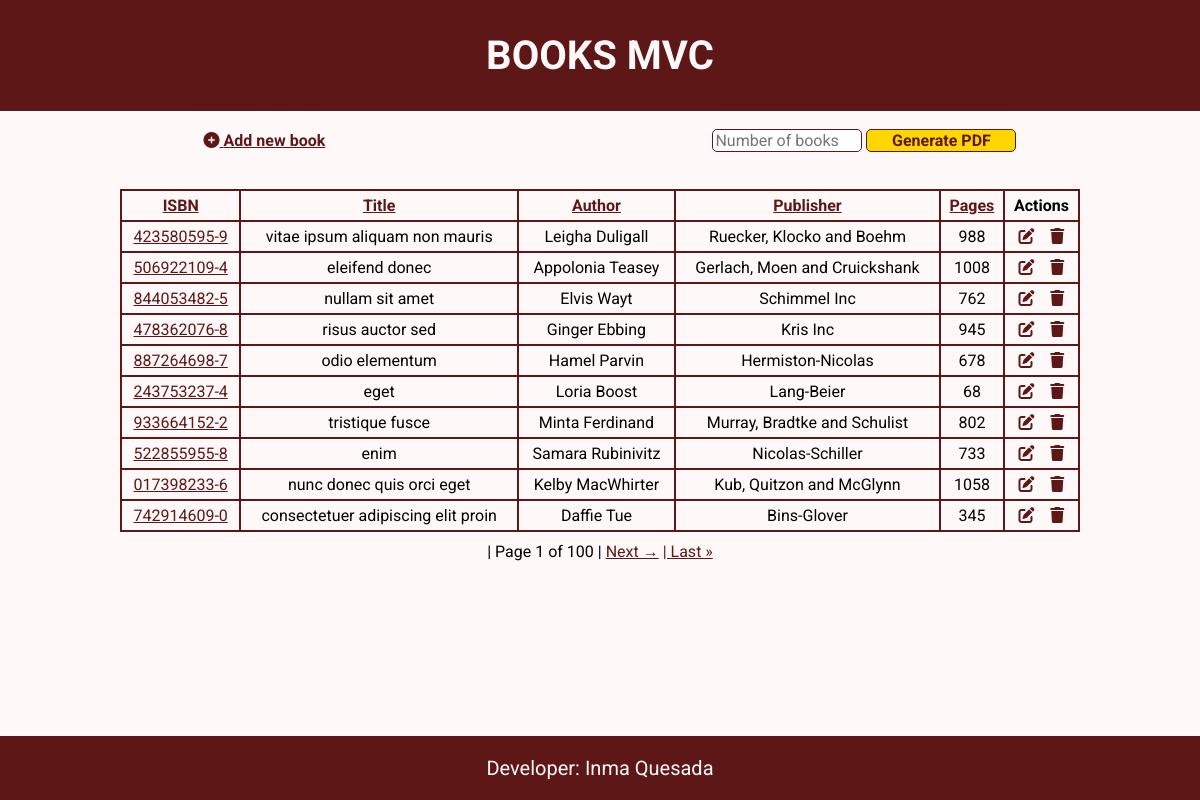
The page / on the database its author committed.
### tables this page shows
create table books (
	id INT AUTO_INCREMENT PRIMARY KEY,
	isbn VARCHAR(50),
	title TEXT,
	author VARCHAR(50),
	publisher VARCHAR(50),
	pages INT
);

### index.php (called while the page is built)
<?php
require_once 'controller/BooksController.php';
$controller = new BooksController();
$controller->handleRequest();

### model/Database.php (called while the page is built, shortened)
<?php
class Database
{
    private static $dbName = 'books_mvc';
    private static $dbHost = 'localhost';
    private static $dbUsername = 'root';
    private static $dbUserPassword = 'root';
    private static $conn = null;
    public static function connect()
    {
        if (null == self::$conn) {
            try {
                self::$conn = new PDO("mysql:host=" . self::$dbHost . ";" . "dbname=" . self::$dbName, self::$dbUsername, self::$dbUserPassword);
            } catch (PDOException $e) {
                die($e->getMessage());
            }
        }
        return self::$conn;
    }
    public static function disconnect()
    {
        self::$conn = null;
    }
}
?>

### model/BooksGateway.php (called while the page is built, shortened)
<?php
require_once 'Database.php';
class BooksGateway extends Database
{
    public function selectAll($order)
    {
        $pdo = Database::connect();
        $booksPerPage = 10;
        $currentPage = isset($_GET['page']) ? (int) $_GET['page'] : 1;
        $initRange = ($currentPage - 1) * $booksPerPage;
        $sql = $pdo->query("SELECT * FROM books  order by $order LIMIT $initRange, $booksPerPage");
        $sql->execute();
        $books = array();
        while ($obj = $sql->fetch(PDO::FETCH_OBJ)) {
            $books[] = $obj;
        }
        return $books;
    }
    public function getTotalNumPages()
    {
        $pdo = Database::connect();
        $booksPerPage = 10;
        $numBooks = $pdo->query("SELECT COUNT(*) AS total FROM books");
        $total = $numBooks->fetch(PDO::FETCH_ASSOC)['total'];
        return ceil($total / $booksPerPage);
    }
}
?>

### model/BooksService.php (called while the page is built, shortened)
<?php
require_once 'BooksGateway.php';
require_once 'Database.php';
class BooksService extends BooksGateway
{
    private $booksGateway = null;
    public function __construct()
    {
        $this->booksGateway = new BooksGateway();
    }
    public function getAllBooks($order)
    {
        try {
            $res = $this->booksGateway->selectAll($order);
            return $res;
        } catch (Exception $e) {
            self::disconnect();
            throw $e;
        }
    }
}
?>

### view/books.php (the view, shortened to what this page needs)
<!DOCTYPE HTML>
<html>
<head>
    <link rel="stylesheet" type="text/css" href="view/general.css">
    <link rel="stylesheet" type="text/css" href="view/listing.css">
</head>
<body>
    <header>
        <h1>BOOKS MVC</h1>
    </header>
    <?php
    $currentPage = (!isset($_GET['page']) || $_GET['page'] < 1) ? 1 : (int) $_GET['page'];
    $order = isset($_GET['orderby']) ? $_GET['orderby'] : 'id';
    ?>
    <div id="operations">
        <div id="newBook"><a href="index.php?op=new"><i class="fa-solid fa-circle-plus"></i> Add new book</a></div>
        <div id="pdf">
            <form method="GET">
                <input type="number" placeholder="Number of books" name="nbooks" min="1">
                <input id="inputSubmit" type="submit" name="op" value="Generate PDF">
            </form>
        </div>
    </div>
    <br>
    <table class="books" border="0" cellpadding="0" cellspacing="0">
        <thead>
            <tr>
                <th><a href="?orderby=isbn&page=<?php echo $currentPage ?>">ISBN</a></th>
                <th><a href="?orderby=title&page=<?php echo $currentPage ?>">Title</a></th>
                <th><a href="?orderby=author&page=<?php echo $currentPage ?>">Author</a></th>
                <th><a href="?orderby=publisher&page=<?php echo $currentPage ?>">Publisher</a></th>
                <th><a href="?orderby=pages&page=<?php echo $currentPage ?>">Pages</a></th>
                <th>Actions</th>
            </tr>
        </thead>
        <tbody>
            <?php foreach ($books as $book): ?>
                <tr>
                    <td>
                        <a href="index.php?op=show&id=<?php echo $book->id; ?>"><?php echo htmlentities($book->isbn); ?></a>
                    </td>
                    <td><?php echo htmlentities($book->title); ?></td>
                    <td><?php echo htmlentities($book->author); ?></td>
                    <td><?php echo htmlentities($book->publisher); ?></td>
                    <td><?php echo htmlentities($book->pages); ?></td>
                    <td>
                        <a href="index.php?op=edit&id=<?php echo $book->id; ?>"><i
                                class="fa-solid fa-pen-to-square"></i></a>
                        <a href="index.php?op=delete&id=<?php echo $book->id; ?>"
                            onclick="return confirm('Are you sure you want to delete?');"><i
                                class="fa-solid fa-trash"></i></a>
                    </td>
                </tr>
            <?php endforeach; ?>
        </tbody>
    </table>
    <div id="pagination">
        | Page <?= $currentPage ?> of <?= $totalNumPages ?> |
        <?php
        if ($currentPage < $totalNumPages): ?>
            <a href="?orderby=<?php echo $order ?>&page=<?= $currentPage + 1 ?>">Next &rarr;</a>
            <a href="?orderby=<?php echo $order ?>&page=<?= $totalNumPages ?>">| Last &raquo;</a>
        <?php endif; ?>
    </div>
    <footer>
        <p>Developer: Inma Quesada</p>
    </footer>
</body>
</html>

### controller/BooksController.php (shortened to what this page needs)
<?php
require_once ROOT_PATH . '/model/BooksService.php';
class BooksController
{
    private $booksService = null;
    public function __construct()
    {
        $this->booksService = new BooksService();
    }
    public function handleRequest()
    {
        $op = isset($_GET['op']) ? $_GET['op'] : null;
        try {
            if (!$op || $op == 'list') {
                $this->listBooks();
            } elseif ($op == 'new') {
                $this->saveBook();
            } elseif ($op == 'edit') {
                $this->editBook();
            } elseif ($op == 'delete') {
                $this->deleteBook();
            } elseif ($op == 'show') {
                $this->showBook();
            } elseif ($op == "Generate PDF") {
                $this->showPDF();
            } else {
                $this->showError("Page not found", "Page for operation " . $op . " was not found!");
            }
        } catch (Exception $e) {
            $this->showError("Application error", $e->getMessage());
        }
    }
    public function listBooks()
    {
        $orderby = isset($_GET['orderby']) ? $_GET['orderby'] : 'id';
        $books = $this->booksService->getAllBooks($orderby);
        $totalNumPages = $this->booksService->getTotalNumPages();
        include ROOT_PATH . '/view/books.php';
    }
}

### view/general.css (style rules this page uses)
* { box-sizing: border-box; font-family: Roboto; }
body { background-color: #fff8f8; text-align: center; min-height: 100vh; margin: 0; }
header, footer { margin: 0; width: 100%; background-color: #5e1717; font-size: 20px; color: #fff8f8; }
header { position: relative; top: 0; padding: 5px 0px 5px 0px; }
footer { position: fixed; bottom: 0; }

### view/listing.css (style rules this page uses)
table { width: 80%; margin: auto; border: 2px solid #5e1717; border-collapse: collapse; }
th, td { padding: 5px; border: 2px solid #5e1717; }
a { color: #5e1717; }
#operations { display: flex; flex-direction: row; justify-content: space-around; align-items: center; }
#pdf input { border: 1px solid #5e1717; border-radius: 5px; font-size: 16px; width: 150px; }
#pdf #inputSubmit { font-weight: bold; color: #5e1717; background-color: gold; border-radius: 5px; font-size: 16px; }
#newBook { margin: 20px; font-size: 16px; font-weight: bold; }
#pagination { margin: 10px 10px 20px 10px; }

### rows shown on the page
books: isbn "423580595-9", title "vitae ipsum aliquam non mauris", author "Leigha Duligall", publisher "Ruecker, Klocko and Boehm", pages "988"
books: isbn "506922109-4", title "eleifend donec", author "Appolonia Teasey", publisher "Gerlach, Moen and Cruickshank", pages "1008"
books: isbn "844053482-5", title "nullam sit amet", author "Elvis Wayt", publisher "Schimmel Inc", pages "762"
books: isbn "478362076-8", title "risus auctor sed", author "Ginger Ebbing", publisher "Kris Inc", pages "945"
books: isbn "887264698-7", title "odio elementum", author "Hamel Parvin", publisher "Hermiston-Nicolas", pages "678"
books: isbn "243753237-4", title "eget", author "Loria Boost", publisher "Lang-Beier", pages "68"
books: isbn "933664152-2", title "tristique fusce", author "Minta Ferdinand", publisher "Murray, Bradtke and Schulist", pages "802"
books: isbn "522855955-8", title "enim", author "Samara Rubinivitz", publisher "Nicolas-Schiller", pages "733"
books: isbn "017398233-6", title "nunc donec quis orci eget", author "Kelby MacWhirter", publisher "Kub, Quitzon and McGlynn", pages "1058"
books: isbn "742914609-0", title "consectetuer adipiscing elit proin", author "Daffie Tue", publisher "Bins-Glover", pages "345"

### other values the page prints
$currentPage "1"
$totalNumPages "100"
